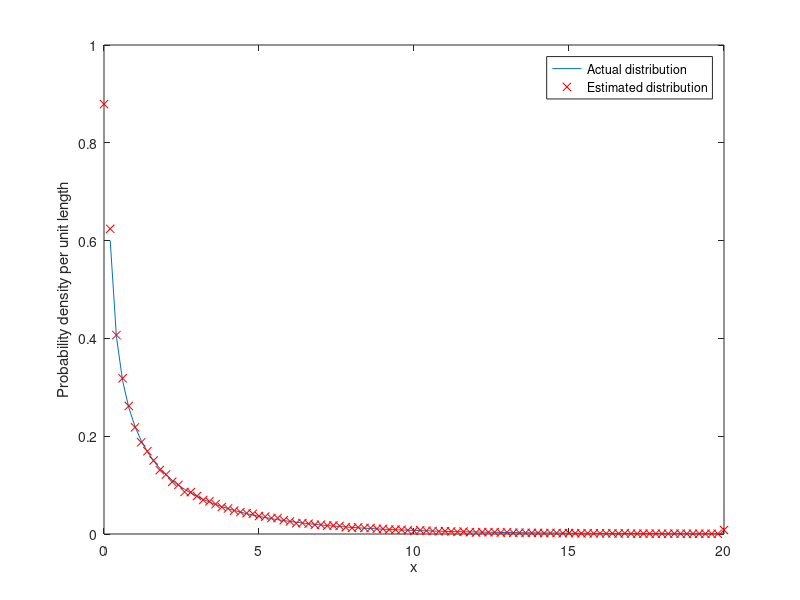
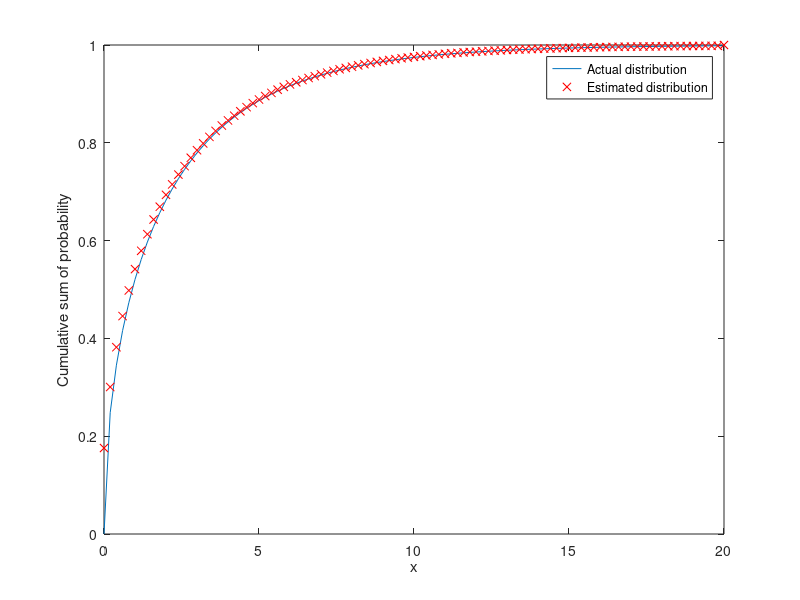

Recreate these plots in MATLAB, in order.
clear;

a = 0.5;
b = 4;
trials = 100000;

x = 0:0.2:20;

values = random('Gamma', a, b, trials, 1);

[num_elem, centers] = hist(values,x);

figure(1); clf;
plot(x,pdf('Gamma',x,a,b));
hold on;
plot(centers, num_elem/trials/(centers(2)-centers(1)),'rx');
hold off;
xlabel('x');
ylabel('Probability density per unit length');
legend('Actual distribution', 'Estimated distribution');

figure(2); clf;
plot(x,cdf('Gamma',x,a,b));
hold on;
plot(centers,cumsum(num_elem)/trials,'rx');
hold off;
xlabel('x');
ylabel('Cumulative sum of probability');
legend('Actual distribution', 'Estimated distribution');